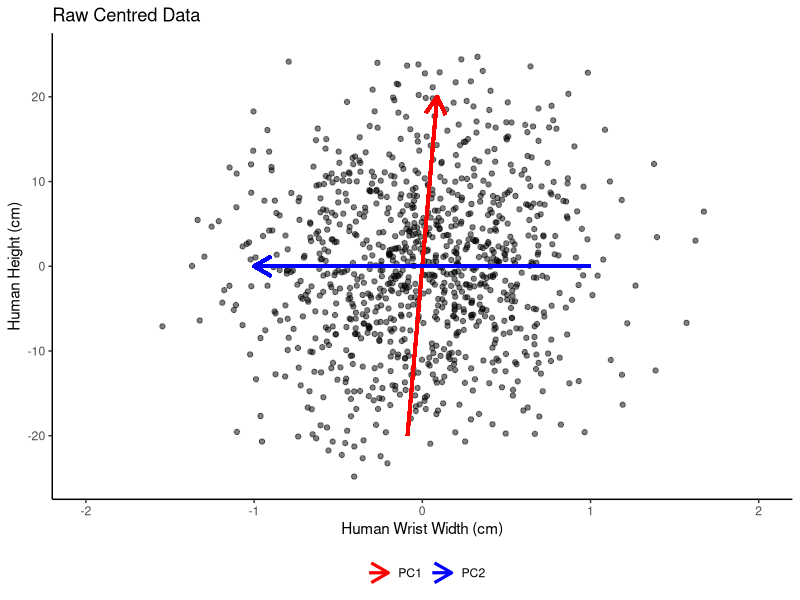
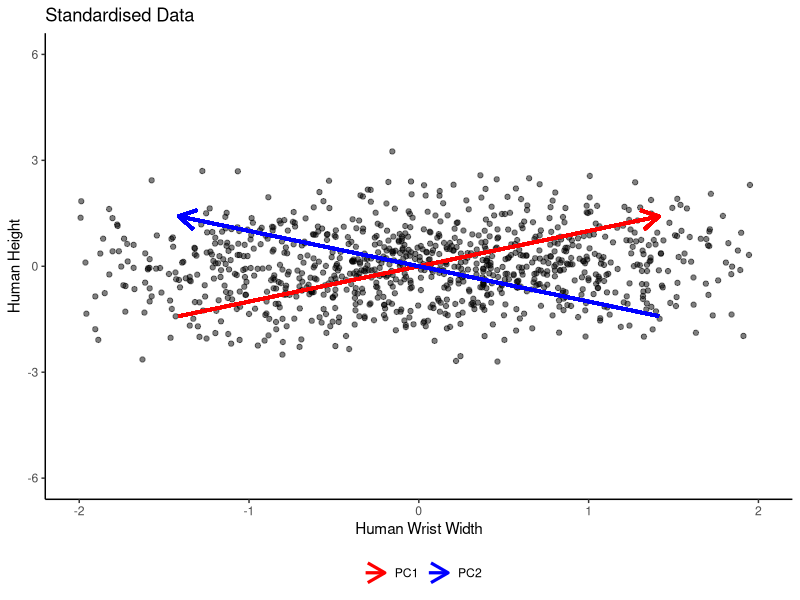

Write R code to recreate these figures, in order.
library(ggplot2)

# Simulate some data
set.seed(123)
height <- rnorm(1000, mean=170, sd=10)
wrist_width <- rnorm(1000, mean=6, sd=0.5)
data <- data.frame(wrist_width, height)

# Center the data
data_centered <- data
data_centered$wrist_width <- data_centered$wrist_width - mean(data_centered$wrist_width)
data_centered$height <- data_centered$height - mean(data_centered$height)

data_std <- data
data_std$wrist_width <- 
  (data_std$wrist_width - mean(data_std$wrist_width)) / sd(data_std$wrist_width)
data_std$height <- 
  (data_std$height - mean(data_std$height)) / sd(data_std$height)

# PCA on raw centered data
pca_raw <- prcomp(data_centered, scale = FALSE)

# PCA on standardized data (also centered)
pca_std <- prcomp(data_std, scale = TRUE)

# Plotting for raw PCA
p1 <- ggplot(data_centered, aes(x=wrist_width, y=height)) +
  geom_point(alpha=0.5) +
  geom_segment(aes(x = - 20 * pca_raw$rotation[1,1],
                   y = - 20 * pca_raw$rotation[2,1],
                   xend = 20 * pca_raw$rotation[1,1],
                   yend = 20 * pca_raw$rotation[2,1],
                   color = "PC1"), size = 1.1,
               arrow = arrow(length = unit(0.5, "cm"))) +
  geom_segment(aes(x = - 1 * pca_raw$rotation[1,2],
                   y = - 1 * pca_raw$rotation[2,2],
                   xend = 1 * pca_raw$rotation[1,2],
                   yend = 1 * pca_raw$rotation[2,2],
                   color = "PC2"), size = 1.1,
               arrow = arrow(length = unit(0.5, "cm"))) +
  xlim(-2, 2) +
  ylim(-25, 25) +
  labs(title = "Raw Centred Data",
       x = "Human Wrist Width (cm)", y = "Human Height (cm)") +
  scale_color_manual(values = c("PC1" = "red", "PC2" = "blue")) +
  theme_classic() +
  theme(legend.position = "bottom") +
  guides(color = guide_legend(title = ""))  

# Plotting for standardized PCA
p2 <- ggplot(data_std, aes(x=wrist_width, y=height)) +
  geom_point(alpha=0.5) +
  geom_segment(aes(x = - 2 * pca_std$rotation[1,1],
                   y = - 2 * pca_std$rotation[2,1],
                   xend = 2 * pca_std$rotation[1,1],
                   yend = 2 * pca_std$rotation[2,1],
                   color = "PC1"), size = 1.1,
               arrow = arrow(length = unit(0.5, "cm"))) +
  geom_segment(aes(x = - 2 * pca_std$rotation[1,2],
                   y = - 2 * pca_std$rotation[2,2],
                   xend = 2 * pca_std$rotation[1,2],
                   yend = 2 * pca_std$rotation[2,2],
                   color = "PC2"), size = 1.1,
               arrow = arrow(length = unit(0.5, "cm"))) +
  xlim(-2, 2) +
  ylim(-6, 6) +
  labs(title = "Standardised Data",
       x = "Human Wrist Width", y = "Human Height") +
  scale_color_manual(values = c("PC1" = "red", "PC2" = "blue")) +
  theme_classic() +
  theme(legend.position = "bottom") +
  guides(color = guide_legend(title = ""))

